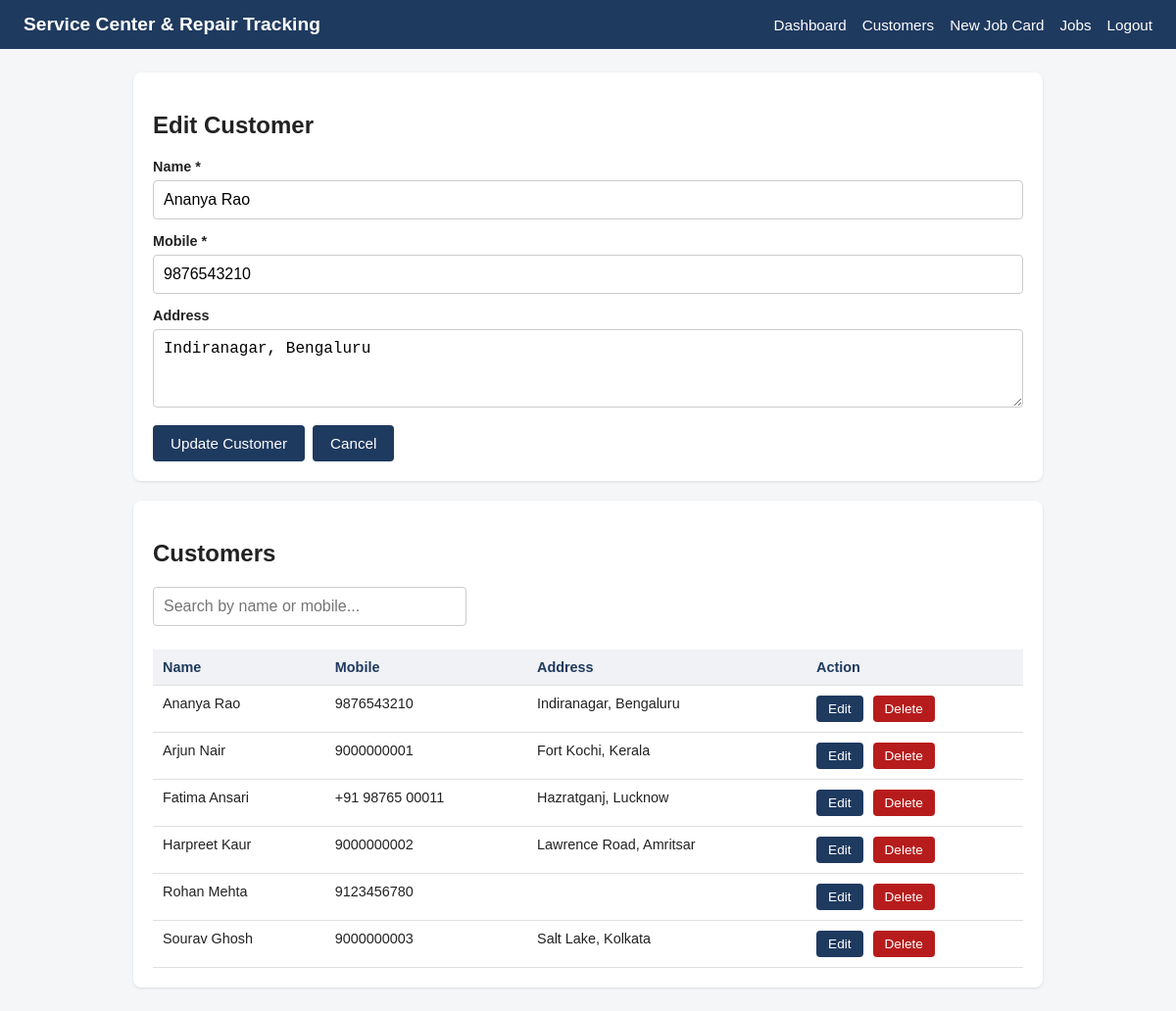
Page /customers.php?edit=1 (signed in) on the committed database.
### tables this page shows
CREATE TABLE IF NOT EXISTS customers (
    id INT AUTO_INCREMENT PRIMARY KEY,
    name VARCHAR(100) NOT NULL,
    mobile VARCHAR(20) NOT NULL,
    address VARCHAR(255) NULL
);

### includes/customer_rows.php (the view, shortened to what this page needs)
<?php
if (empty($customers)):
?>
<?php
else:
    foreach ($customers as $c):
?>
    <tr>
        <td data-label="Name"><?= htmlspecialchars($c['name']) ?></td>
        <td data-label="Mobile"><?= htmlspecialchars($c['mobile']) ?></td>
        <td data-label="Address"><?= htmlspecialchars($c['address'] ?? '') ?></td>
        <td>
            <a href="customers.php?edit=<?= (int) $c['id'] ?>" class="btn">Edit</a>
            <form method="POST" action="customers.php" class="inline-form"
                  onsubmit="return confirm('Delete <?= htmlspecialchars(addslashes($c['name'])) ?>? This cannot be undone.');">
                <button type="submit" class="btn btn-danger">Delete</button>
            </form>
        </td>
    </tr>
<?php
    endforeach;
endif;

### customers.php (shortened to what this page needs)
<?php
require 'config/db.php';
$editId       = isset($_GET['edit']) ? (int) $_GET['edit'] : 0;
$editCustomer = null;
if ($editId > 0) {
    $stmt = $pdo->prepare('SELECT id, name, mobile, address FROM customers WHERE id = ?');
    $stmt->execute([$editId]);
    $editCustomer = $stmt->fetch();
}
$formHeading = 'Add Customer';
if ($editId > 0) {
    $formHeading = 'Edit Customer';
} elseif (isset($_GET['saved']) || isset($_GET['deleted'])) {
    $formHeading = 'Customer Form';
}
$customers = $pdo->query('SELECT id, name, mobile, address FROM customers ORDER BY name ASC')->fetchAll();
require 'includes/header.php';
?>
<div class="card">
    <h2><?= htmlspecialchars($formHeading) ?></h2>
    <form method="POST" action="customers.php" id="customerForm">
        <label for="name">Name *</label>
        <input type="text" id="name" name="name" required maxlength="100"
               value="<?= htmlspecialchars($editCustomer['name'] ?? '') ?>">
        <label for="mobile">Mobile *</label>
        <input type="text" id="mobile" name="mobile" required
               pattern="[0-9+\-\s]{7,20}" title="Enter a valid mobile number"
               value="<?= htmlspecialchars($editCustomer['mobile'] ?? '') ?>">
        <label for="address">Address</label>
        <textarea id="address" name="address" rows="2" maxlength="255"><?= htmlspecialchars($editCustomer['address'] ?? '') ?></textarea>
        <div class="form-actions">
            <button type="submit"><?= $editId > 0 ? 'Update Customer' : 'Add Customer' ?></button>
            <?php if ($editId > 0): ?>
                <a href="customers.php" class="btn">Cancel</a>
            <?php endif; ?>
        </div>
    </form>
</div>
<div class="card">
    <h2>Customers</h2>
    <input type="text" id="customerSearch" placeholder="Search by name or mobile..." autocomplete="off">
    <div class="table-wrap">
    <table class="data-table stack-table" id="customerTable">
        <thead>
            <tr>
                <th>Name</th>
                <th>Mobile</th>
                <th>Address</th>
                <th>Action</th>
            </tr>
        </thead>
        <tbody id="customerTableBody">
            <?php include 'includes/customer_rows.php'; ?>
        </tbody>
    </table>
    </div>
</div>
<?php require 'includes/footer.php'; ?>

### assets/css/style.css (style rules this page uses)
* { box-sizing: border-box; }
body { margin: 0; font-family: Arial, Helvetica, sans-serif; background: #f4f6f8; color: #222; }
.card { background: #fff; border-radius: 8px; padding: 20px; box-shadow: 0 1px 3px rgba(0,0,0,0.1); margin-bottom: 20px; }
label { display: block; margin-bottom: 6px; font-weight: bold; font-size: 0.9rem; }
input[type="text"], input[type="password"], input[type="number"], select, textarea { width: 100%; padding: 10px; margin-bottom: 14px; border: 1px solid #ccc; border-radius: 4px; font-size: 1rem; }
textarea { resize: vertical; min-height: 80px; }
button, .btn { background: #1f3a5f; color: #fff; border: none; padding: 10px 18px; border-radius: 4px; cursor: pointer; font-size: 0.95rem; text-decoration: none; display: inline-block; }
#customerSearch, #jobSearch { max-width: 320px; }
.data-table { width: 100%; border-collapse: collapse; margin-top: 10px; }
.data-table th, .data-table td { text-align: left; padding: 10px; border-bottom: 1px solid #e0e0e0; font-size: 0.9rem; }
.data-table th { background: #f0f2f5; color: #1f3a5f; }
.data-table td { vertical-align: top; overflow-wrap: break-word; }
.table-wrap { overflow-x: auto; -webkit-overflow-scrolling: touch; }
#customerTable td:last-child, #jobTable td:last-child { white-space: nowrap; }
.data-table .btn { padding: 6px 12px; font-size: 0.85rem; }
.inline-form { display: inline-block; margin: 0 0 0 6px; }
.btn-danger { background: #b71c1c; }
.form-actions, .btn-row { display: flex; flex-wrap: wrap; gap: 8px; }

### rows in the picture
customers: name "Ananya Rao", mobile "9876543210", address "Indiranagar, Bengaluru"
customers: name "Arjun Nair", mobile "9000000001", address "Fort Kochi, Kerala"
customers: name "Fatima Ansari", mobile "+91 98765 00011", address "Hazratganj, Lucknow"
customers: name "Harpreet Kaur", mobile "9000000002", address "Lawrence Road, Amritsar"
customers: name "Rohan Mehta", mobile "9123456780"
customers: name "Sourav Ghosh", mobile "9000000003", address "Salt Lake, Kolkata"

### other values in the picture
$formHeading "Edit Customer"
